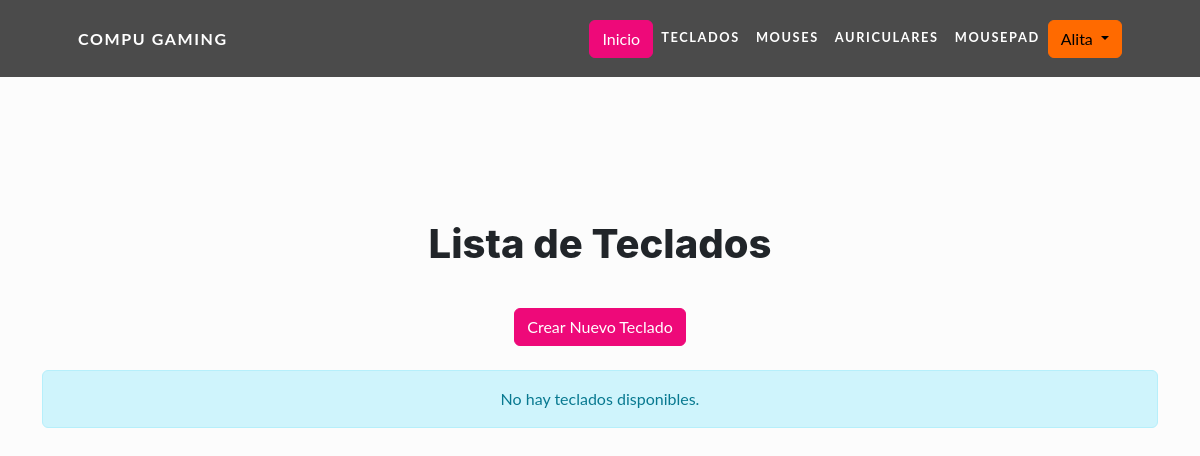
The app's page /teclados/ (signed in), older data.
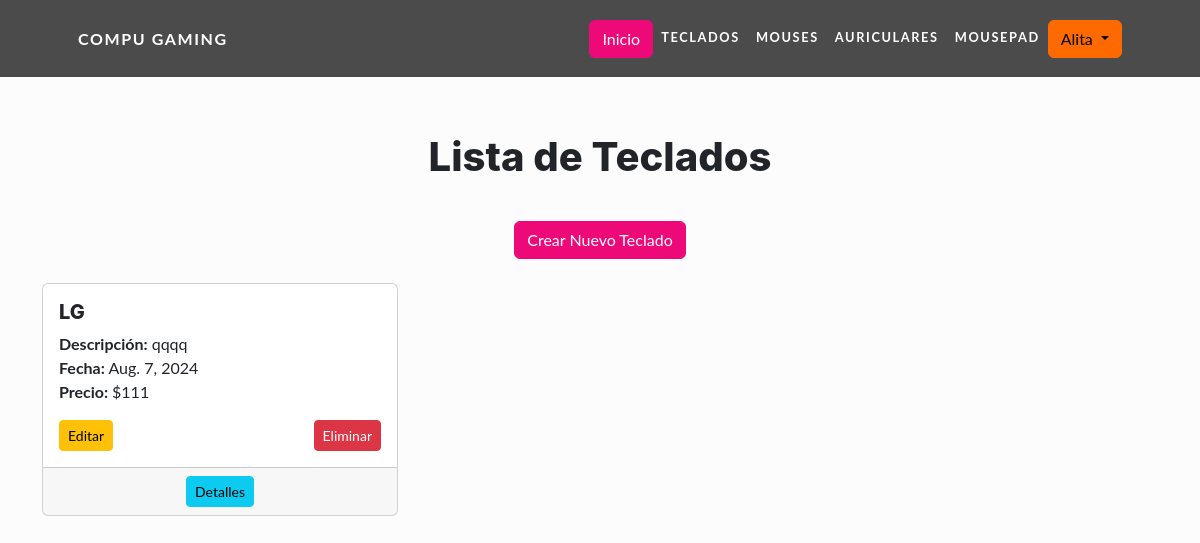
The same page, newer data.
### app/models.py (models this page shows, shortened)
class Teclado(models.Model):
    TIPOS_DE_TECLADO = [
        ('membrana', 'Membrana'),
        ('mecanico', 'Mecanico'),
        ('semimecanico', 'SemiMecanico'),
    ]
    nombre = models.CharField(max_length=40)
    tipo = models.CharField(max_length=20, choices=TIPOS_DE_TECLADO, null=True)
    descripcion = models.TextField(blank=True, null=True)
    fecha = models.DateField(blank=True, null=True)
    precio = models.IntegerField(blank=True, null=False)

### app/views.py (the view)
# urls.py: path('teclados/', views.teclado_list, name='teclado_list'),
@login_required
def teclado_list(request):
    teclados = Teclado.objects.all()
    return render(request, 'app/teclado_list.html', {'teclados': teclados})

### app/templates/app/teclado_list.html (shortened to what this page needs)
{% extends "app/base.html" %}
{% block content %}
<div class="container d-flex flex-column justify-content-center" style="min-height: 80vh;">
  <div class="text-center mb-4">
    <h1 class="my-4">Lista de Teclados</h1>
    <a class="btn btn-primary mt-3" href="{% url 'teclado_create' %}">Crear Nuevo Teclado</a>
  </div>
  <div class="row">
    {% for teclado in teclados %}
    <div class="col-md-4 mb-3">
      <div class="card h-100">
        <div class="card-body">
          <h5 class="card-title">{{ teclado.nombre }}</h5>
          <p class="card-text">
            <strong>Descripción:</strong> {{ teclado.descripcion }}<br>
            <strong>Fecha:</strong> {{ teclado.fecha }}<br>
            <strong>Precio: </strong> ${{ teclado.precio }}
          </p>
          <a class="btn btn-warning btn-sm" href="{% url 'teclado_update' teclado.pk %}">Editar</a>
          <a class="btn btn-danger btn-sm float-end" href="{% url 'teclado_delete' teclado.pk %}">Eliminar</a>
        </div>
        <div class="card-footer text-center">
          <a class="btn btn-info btn-sm" href="{% url 'teclado_detail' teclado.pk %}">Detalles</a>
        </div>
      </div>
    </div>
    {% empty %}
    <div class="col-12">
      <div class="alert alert-info text-center" role="alert">
        No hay teclados disponibles.
      </div>
    </div>
    {% endfor %}
  </div>
</div>
{% endblock %}

Row changes from the older to the newer data that the page shows:
added Teclado: nombre "LG", descripcion "qqqq", fecha "Aug. 7, 2024", precio "111"
Text that changed along with them:
text no longer shown: "No hay teclados disponibles."
